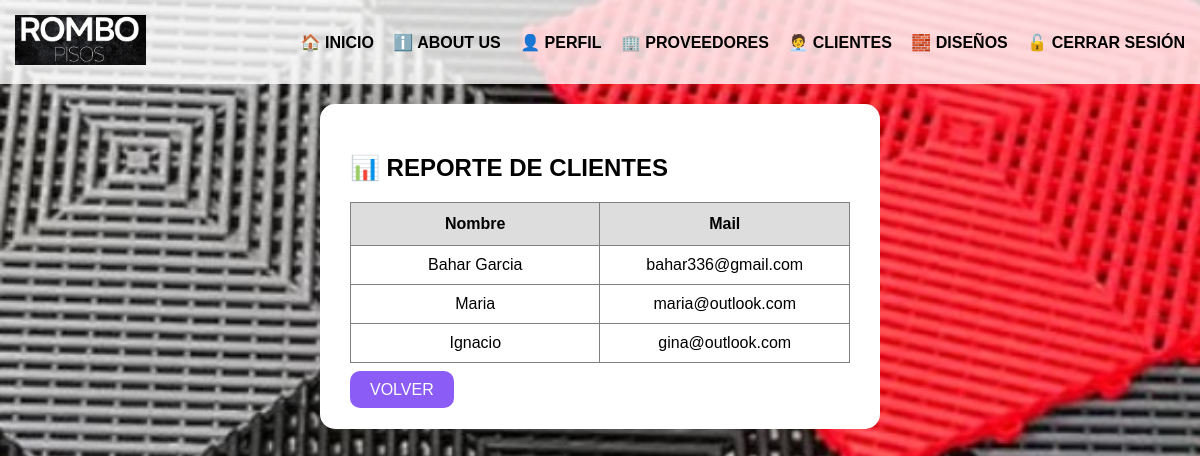
Page /clientes/reporte/ (signed in) on the committed database.
### ventas/models.py (models this page shows, shortened)
class Cliente(models.Model):
    nombre = models.CharField(max_length=50)
    email = models.EmailField()

### ventas/views.py (the view)
# urls.py: path('clientes/reporte/', ventas_views.reporte_clientes, name='reporte_clientes'),
@login_required
def reporte_clientes(request):
    nombre = request.GET.get("nombre")
    clientes = Cliente.objects.all()
    if nombre:
        clientes = clientes.filter(nombre__icontains=nombre)
    return render(request, "ventas/reporte_clientes.html", {
        "clientes": clientes,
        "nombre": nombre
    })

### ventas/templates/ventas/reporte_clientes.html
{% extends "ventas/base.html" %}
{% block contenido %}
<h2>📊 REPORTE DE CLIENTES</h2>
<div style="width:100%; overflow-x:auto;">
<table border="1" style="
    width:500px;
    text-align:center;
    border-collapse: collapse;
    table-layout: fixed;
">
    <thead style="background-color:#ddd;">
        <tr>
            <th style="width:4%; padding:12px;">Nombre</th>
            <th style="width:4%; padding:12px;">Mail</th>
        </tr>
    </thead>
    <tbody>
        {% for c in clientes %}
        <tr>
            <td style="padding:10px;">{{ c.nombre }}</td>
            <td style="padding:10px;">{{ c.email}}</td>
        </tr>
        {% empty %}
        <tr>
            <td colspan="7" style="padding:15px;">
                No hay clientes
            </td>
        </tr>
        {% endfor %}
    </tbody>
</table>
</div>
<br>
<a href="{% url 'buscar_cliente' %}?nombre={{ nombre }}" style="
    background-color: #8B5CF6;
    color: white;
    padding: 10px 20px;
    border-radius: 10px;
    text-decoration: none;
">
    VOLVER
</a>
{% endblock %}

### rows in the picture
Cliente: nombre "Bahar Garcia", email "bahar336@gmail.com"
Cliente: nombre "Maria", email "maria@outlook.com"
Cliente: nombre "Ignacio", email "gina@outlook.com"
